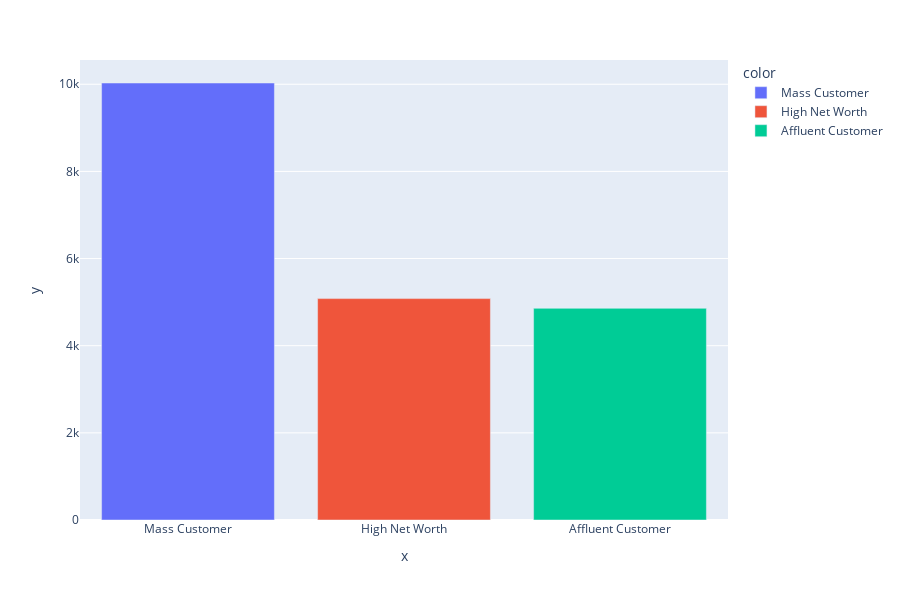

This figure's notebook cell:
### Code cell
barplot("wealth_segment")

### Figure 1 — Plotly figure (JSON) as saved in the notebook; plotly's stock layout.template omitted (floating-point values rounded to 4 significant figures)
{"data": [{"alignmentgroup": "True", "hovertemplate": "color=Mass Customer<br>x=%{x}<br>y=%{y}<extra></extra>", "legendgroup": "Mass Customer", "marker": {"color": "#636efa", "pattern": {"shape": ""}}, "name": "Mass Customer", "offsetgroup": "Mass Customer", "orientation": "v", "showlegend": true, "textposition": "auto", "type": "bar", "x": ["Mass Customer"], "xaxis": "x", "y": [10029], "yaxis": "y"}, {"alignmentgroup": "True", "hovertemplate": "color=High Net Worth<br>x=%{x}<br>y=%{y}<extra></extra>", "legendgroup": "High Net Worth", "marker": {"color": "#EF553B", "pattern": {"shape": ""}}, "name": "High Net Worth", "offsetgroup": "High Net Worth", "orientation": "v", "showlegend": true, "textposition": "auto", "type": "bar", "x": ["High Net Worth"], "xaxis": "x", "y": [5081], "yaxis": "y"}, {"alignmentgroup": "True", "hovertemplate": "color=Affluent Customer<br>x=%{x}<br>y=%{y}<extra></extra>", "legendgroup": "Affluent Customer", "marker": {"color": "#00cc96", "pattern": {"shape": ""}}, "name": "Affluent Customer", "offsetgroup": "Affluent Customer", "orientation": "v", "showlegend": true, "textposition": "auto", "type": "bar", "x": ["Affluent Customer"], "xaxis": "x", "y": [4858], "yaxis": "y"}], "layout": {"barmode": "relative", "height": 600, "legend": {"title": {"text": "color"}, "tracegroupgap": 0}, "margin": {"t": 60}, "xaxis": {"anchor": "y", "domain": [0, 1], "title": {"text": "x"}}, "yaxis": {"anchor": "x", "domain": [0, 1], "title": {"text": "y"}}}}
